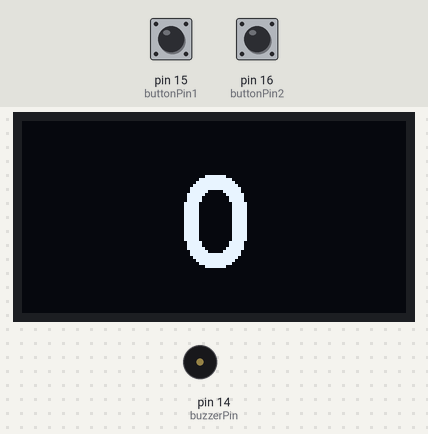
The sketch below on a simulated Arduino Uno, built with avr-gcc and run on an emulated ATmega328P. Shown: 128×64 one-colour display, buzzer (waves = sounding). Inputs (shaded band) come from the test bench; at power-on: pin 15 (buttonPin1) HIGH, pin 16 (buttonPin2) HIGH.

Above: at 2.2 s.
2.3 s: pin 15 (buttonPin1) pulled LOW for 0.15 s
At 2.53 s:
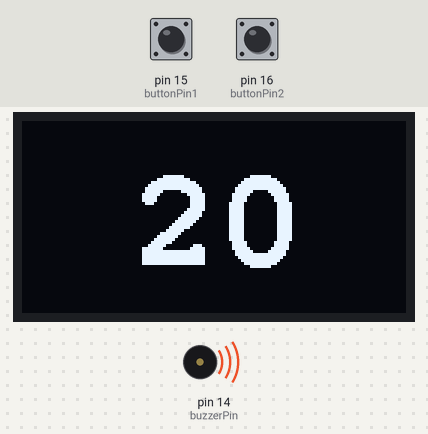
3.0 s: pin 16 (buttonPin2) pulled LOW for 0.15 s
At 3.6 s:
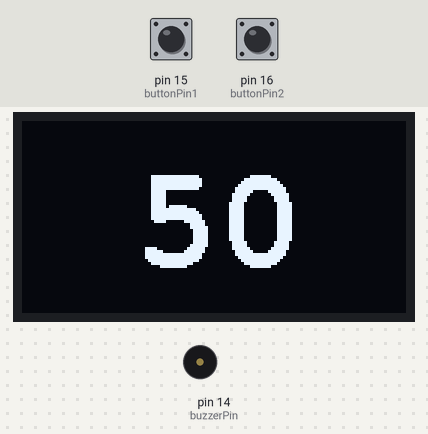
3.7 s: pin 15 (buttonPin1) pulled LOW for 1 s
At 5.2 s:
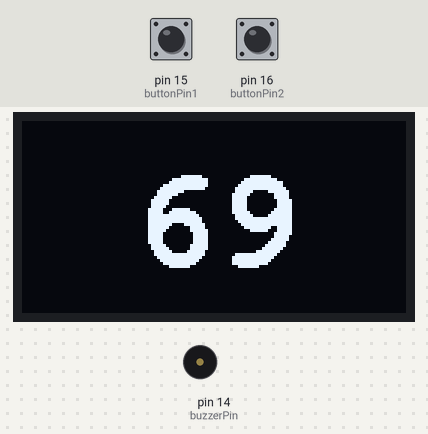
5.3 s: pin 16 (buttonPin2) pulled LOW for 1 s
At 7.1 s:
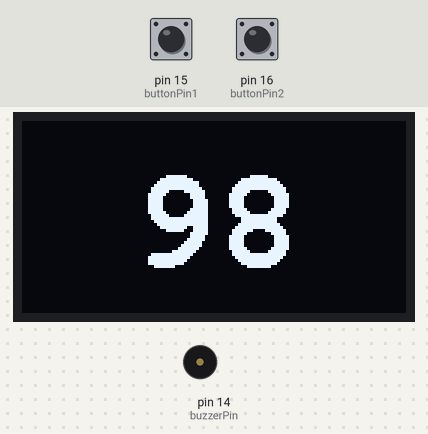
Timing chart, 0 to 7.9 s (numbered marks = the images above; inputs shaded):
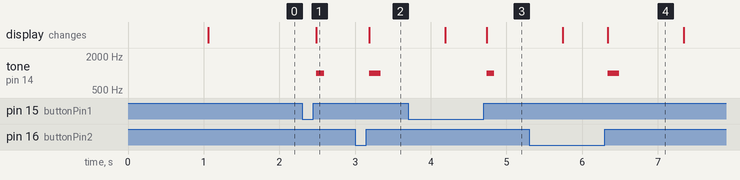

The sketch:

timer.ino
```cpp
#include <Wire.h>
//#include <Adafruit_GFX.h>
#include <Adafruit_SSD1306.h>
#include <Fonts/FreeMonoBold24pt7b.h>

Adafruit_SSD1306 display(128, 64, &Wire, -1);
const int buttonPin1 = 15;
const int buttonPin2 = 16;
const int buzzerPin = 14;
const unsigned long timeDebounce = 10;
const unsigned long timeTimer = 1000;

int counter = 0;
int counterHalf = 0;
unsigned long timeCounter = 0;
bool flagTimerActive = false;

unsigned long timeButtonDebounce1 = 0;
int lastButtonState1 = HIGH;
int buttonState1 = HIGH;
bool buttonIgnoreEdge1 = false;
unsigned long timeButtonDebounce2 = 0;
int lastButtonState2 = HIGH;
int buttonState2 = HIGH;
bool buttonIgnoreEdge2 = false;

//======================================================
void printNumber(int number) {
  String numberString = String(number);
  if (numberString.length() < 2) {
    display.setCursor(50, 47);
  } else if (numberString.length() < 3) {
    display.setCursor(37, 47);
  } else {
    display.setCursor(23, 47);
  }
  display.clearDisplay();
  display.print(numberString);
  display.display();
}

void makeSound(int frequency, int duration) {
  pinMode(buzzerPin, OUTPUT);
  tone(buzzerPin, frequency);
  delay(duration);
  noTone(buzzerPin);
  pinMode(buzzerPin, INPUT);
}
void makeSound(int duration) {
  makeSound(1000, duration);
}

void setup() {
  //Serial.begin(115200);

  pinMode(buttonPin1, INPUT | INPUT_PULLUP);
  pinMode(buttonPin2, INPUT | INPUT_PULLUP);

  if(!display.begin(SSD1306_SWITCHCAPVCC, 0x3C)) {
    //Serial.println(F("SSD1306 allocation failed"));
    for(;;);
  }
  delay(1000);
  display.setTextColor(WHITE);
  display.setTextSize(1);
  display.setFont(&FreeMonoBold24pt7b);

  printNumber(counter);
}

void loop() {
  unsigned long timeNow = millis();
  int buttonReading1 = digitalRead(buttonPin1);
  int buttonReading2 = digitalRead(buttonPin2);

  // Button add 20
  if (buttonReading1 != lastButtonState1) {
    timeButtonDebounce1 = timeNow;
  }
  if ((timeNow - timeButtonDebounce1) > timeDebounce) {
    if (buttonReading1 != buttonState1) {
      buttonState1 = buttonReading1;
      if (buttonState1 == HIGH) {
        if (buttonIgnoreEdge1) {
          buttonIgnoreEdge1 = false;
        } else {
          counter += 20;
          counterHalf = counter / 2;
          printNumber(counter);
          flagTimerActive = true;
          timeCounter = timeNow;
          makeSound(1000, 100);
        }
      }
    }
  }
  lastButtonState1 = buttonReading1;

  // Button add 30
  if (buttonReading2 != lastButtonState2) {
    timeButtonDebounce2 = timeNow;
  }
  if ((timeNow - timeButtonDebounce2) > timeDebounce) {
    if (buttonReading2 != buttonState2) {
      buttonState2 = buttonReading2;
      if (buttonState2 == HIGH) {
         if (buttonIgnoreEdge2) {
          buttonIgnoreEdge2 = false;
        } else {
          counter += 30;
          counterHalf = counter / 2;
          printNumber(counter);
          flagTimerActive = true;
          timeCounter = timeNow;
          makeSound(150);
        }
      }
    }
  }
  lastButtonState2 = buttonReading2;

  if (buttonState1 == LOW && buttonState2 == LOW) {
    if (counter != 0) {
       makeSound(200);
    }
    counter = 0;
    printNumber(counter);
    flagTimerActive = false;
    buttonIgnoreEdge1 = true;
    buttonIgnoreEdge2 = true;
  }

  if (flagTimerActive) {
    if (timeNow - timeCounter >= timeTimer) {
      timeCounter = timeNow;
      counter--;
      printNumber(counter);
      if (counter == counterHalf) {
        makeSound(100);
      }
      if (counter <= 0) {
        flagTimerActive = false;
        //makeSound(300, 200);
        makeSound(50);
        delay(50);
        makeSound(200);
      }
    }
  }
}
```

Measured:
- after the input at 2.3 s, tone on pin 14 (buzzerPin): silent → 1000 Hz after 0.19 s, → silent 0.10 s later; the display: changes after 0.19 s (image 1)
- after the input at 3.0 s, tone on pin 14 (buzzerPin): silent → 1000 Hz after 0.19 s, → silent 0.15 s later; the display: changes after 0.19 s (image 2)
- after the input at 3.7 s, tone on pin 14 (buzzerPin): silent → 1000 Hz after 1.0 s, → silent 0.10 s later
- after the input at 5.3 s, tone on pin 14 (buzzerPin): silent → 1000 Hz after 1.0 s, → silent 0.15 s later
- what the display in image 4 shows lasts 1.0 s, from 6.3 s to 7.3 s
